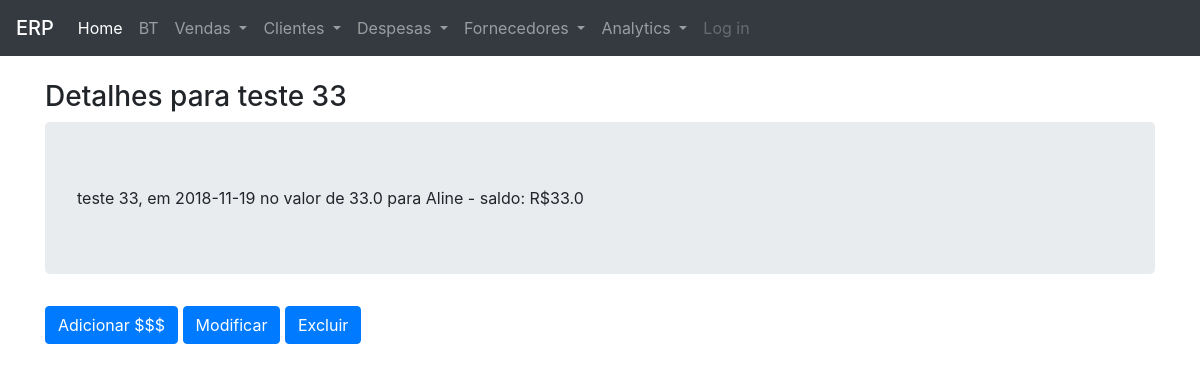
Page /details/aberto/19 on the earlier database version.
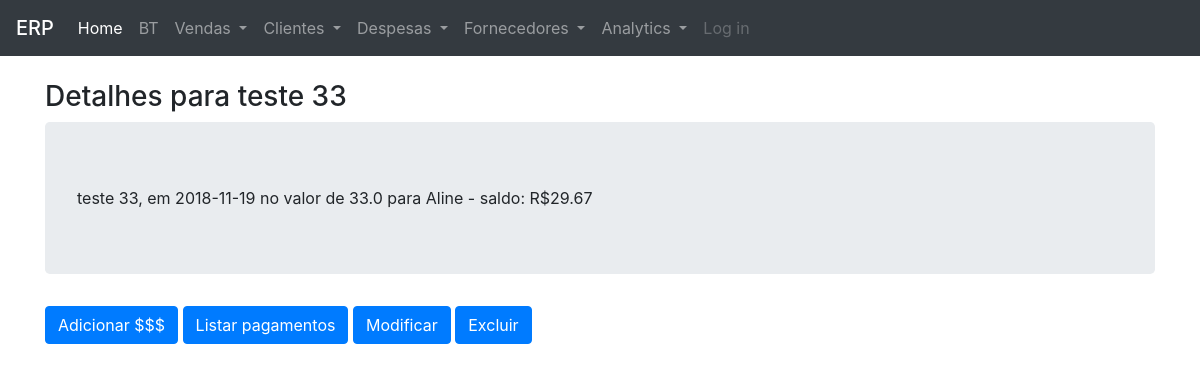
Same page on the later database version.
### petshop/modelos/models.py (models this page shows, shortened)
class Vendas(db.Model):
    __tablename__ = 'vendas'
    id = db.Column(db.Integer, primary_key=True)
    tipo = db.Column(db.String(10), nullable=False)
    descricao = db.Column(db.Text, nullable=False)
    data_venda = db.Column(db.Date, nullable=False)
    valor_servicos = db.Column(db.Float, nullable=True)
    valor_taxi = db.Column(db.Float, nullable=True)
    cliente_id = db.Column(db.Integer, db.ForeignKey('clientes.id'))
    peludos_on_venda = db.relationship(
        "Peludos",
        secondary=association_table,
        back_populates="vendas_on_peludo")
    saldo = db.Column(db.Float, nullable=True)
    pagamentos = db.relationship('Pagamentos')
    data_pbanho = db.Column(db.Date, nullable=True)
    n_banhos = db.Column(db.Integer, nullable=True)
    tipo_banho = db.Column(db.String(15), nullable=True)
    pacote = db.Column(db.String(10), nullable=True)
    data_entrada = db.Column(db.Date, nullable=True)
    data_saida = db.Column(db.Date, nullable=True)
    valor_diarias = db.Column(db.Float, nullable=True)
    valor_prod = db.Column(db.Float, nullable=True)
    custo_prod = db.Column(db.Float, nullable=True)
    quantidade = db.Column(db.Integer, nullable=True)
    def calcula_saldo(self, tipo='saldo'):
        valor_total = (
                    (self.valor_servicos or 0)
                    + (self.valor_taxi or 0)
                    + (self.valor_diarias or 0)
                    + (self.valor_prod or 0)
                    )
        if tipo != 'total':
            if self.pagamentos:
                valores_pagos = [item.valor for item in self.pagamentos]
                valores_pagos = np.array(valores_pagos)
                saldo = round(valor_total - valores_pagos.sum(), 2)
                return saldo
            else:
                return valor_total
        return valor_total
    def __repr__(self):
        return f"""
        {self.descricao}, em {self.data_venda} no valor de {self.calcula_saldo(tipo='total')}
        para {Clientes.query.get(self.cliente_id).nome} - saldo: R${self.calcula_saldo()}
        """

class Clientes(db.Model):
    __tablename__ = 'clientes'
    id = db.Column(db.Integer, primary_key=True)
    nome = db.Column(db.String(30), nullable=False)
    sexo = db.Column(db.String(1), nullable=False)
    peludo = db.relationship('Peludos', backref='clientes', lazy=True)
    venda = db.relationship('Vendas', backref='clientes', lazy=True)
    contato = db.relationship('Contatos')
    endereco = db.relationship('Enderecos')

class Pagamentos(db.Model):
    __tablename__ = 'pagamentos'
    id = db.Column(db.Integer, primary_key=True)
    data = db.Column(db.Date, nullable=False)
    valor = db.Column(db.Float, nullable=False)
    valor_entrada = db.Column(db.Float, nullable=False)
    forma_pagto = db.Column(
        db.String(15), nullable=False)
    venda_id = db.Column(db.Integer, db.ForeignKey('vendas.id'))

### petshop/views/views_consultas.py (the view, shortened to what this page needs)
@views_consultas.route('/details/<tipo>/<int:id>', methods=['GET', 'POST'])
def details(tipo, id):
    if tipo in ['aberto', 'vendas']:
        venda = Vendas.query.get(id)
        heading = f'Detalhes para {venda.descricao}'
        return render_template('details.html', item=venda,
                               heading=heading, tipo=tipo)

### petshop/templates/details.html (shortened to what this page needs)
{% extends "base.html" %}
{% block content %}
<br>
{% if tipo == 'd_pagamento'%}
    <h3 class="display-5">{{ heading[0] }}</h3>
    <hr>
    <ul>
    {% for head in heading %}
        <li>{{ head }}</li>
    {% endfor %}
    </ul>
{% else %}
    <h3 class="display-5">{{ heading }}</h3>
{% endif %}
<div class="jumbotron">
    {{ item }}
</div>
<div class="botoes">
{% if tipo in ['vendas', 'aberto'] %}
    {% if (item.saldo) %}
        {% if (item.saldo > 0) %}
            <a class="btn btn-primary"
            href="{{ url_for('views_pagamentos.pagamentos', id=item.id) }}">Adicionar $$$</a>
        {% endif %}
    {% else %}
        <a class="btn btn-primary"
        href="{{ url_for('views_pagamentos.pagamentos', id=item.id) }}">Adicionar $$$</a>
    {% endif %}
    {% if (item.saldo) %}
    <a class="btn btn-primary"
    href="{{ url_for('views_consultas.listagens',
                tipo='pagamentos', id = item.id) }}">
    Listar pagamentos
    </a>
    {% endif %}
{% elif tipo == 'peludos' %}
    <a class="btn btn-primary" href="{{ url_for('views_cadastros.cadastro_peludos') }}">
        Cadastrar novo peludo </a>
{% elif tipo == 'pagamentos' %}
    <a class="btn btn-primary"
    href="{{ url_for('views_pagamentos.pagamentos', id=listagem.items[0].venda_id) }}">Adicionar $$$</a>
{% endif %}
<a class="btn btn-primary"
href="#">
Modificar
</a>
<a class="btn btn-primary"
href="{{ url_for('views_cadastros.exclusao', id=item.id, tipo=tipo) }}">
Excluir
</a>
</div>
{% endblock %}

### petshop/templates/base.html (shortened to what this page needs)
<!DOCTYPE html>
<html lang="en" dir="ltr">
<head>
    <link rel="stylesheet" href="https://stackpath.bootstrapcdn.com/bootstrap/4.1.3/css/bootstrap.min.css">
</head>
<body>
<nav class="navbar navbar-expand-lg navbar-dark bg-dark">
    <span class="navbar-brand mb-0 h1">ERP</span>
    <div class="collapse navbar-collapse" id="navbarSupportedContent">
    <ul class="navbar-nav mr-auto">
        <li class="nav-item active">
        <a class="nav-link" href="{{ url_for('views_consultas.index') }}">Home<span class="sr-only">(current)</span></a>
        </li>
        <li class="nav-item">
        <a class="nav-link" href="{{ url_for('views_vendas.vendas', tipo = 'bt') }}">BT</a>
        </li>
        <li class="nav-item dropdown">
            <a class="nav-link dropdown-toggle" href="#" id="navbarDropdown" role="button" data-toggle="dropdown" aria-haspopup="true" aria-expanded="false">
            Vendas
            </a>
        </li>
        <li class="nav-item dropdown">
            <a class="nav-link dropdown-toggle" href="#" id="navbarDropdown" role="button" data-toggle="dropdown" aria-haspopup="true" aria-expanded="false">
            Clientes
            </a>
        </li>
        <li class="nav-item dropdown">
            <a class="nav-link dropdown-toggle" href="#" id="navbarDropdown" role="button" data-toggle="dropdown" aria-haspopup="true" aria-expanded="false">
            Despesas
            </a>
        </li>
        <li class="nav-item dropdown">
            <a class="nav-link dropdown-toggle" href="#" id="navbarDropdown" role="button" data-toggle="dropdown" aria-haspopup="true" aria-expanded="false">
            Fornecedores
            </a>
        </li>
        <li class="nav-item dropdown">
            <a class="nav-link dropdown-toggle" href="#" id="navbarDropdown" role="button" data-toggle="dropdown" aria-haspopup="true" aria-expanded="false">
            Analytics
            </a>
        </li>
        <li class="nav-item">
            <a class="nav-link disabled" href="#">Log in</a>
        </li>
    </ul>
    </div>
</nav>
<div class="container">
  {% block content %}
  {% endblock %}
</div>
</body>
</html>

Differences in the rows shown:
changed Vendas: descricao+data_venda+valor_servicos "teste 33, em 2018-11-19 no valor de 33.0 para Aline - saldo: R$33.0" → "teste 33, em 2018-11-19 no valor de 33.0 para Aline - saldo: R$29.67"; saldo empty → 29.67 (drawn)
Other differences:
text now shown: "Listar pagamentos"
